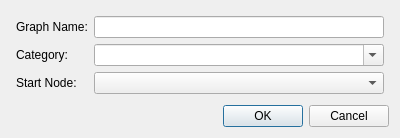
<?xml version="1.0" encoding="UTF-8"?>
<ui version="4.0">
 <class>Dialog</class>
 <widget class="QDialog" name="Dialog">
  <property name="geometry">
   <rect>
    <x>0</x>
    <y>0</y>
    <width>400</width>
    <height>103</height>
   </rect>
  </property>
  <property name="windowTitle">
   <string>Dialog</string>
  </property>
  <property name="modal">
   <bool>false</bool>
  </property>
  <layout class="QVBoxLayout" name="verticalLayout_2">
   <item>
    <layout class="QFormLayout" name="formLayout">
     <property name="leftMargin">
      <number>5</number>
     </property>
     <property name="topMargin">
      <number>5</number>
     </property>
     <property name="rightMargin">
      <number>5</number>
     </property>
     <property name="bottomMargin">
      <number>5</number>
     </property>
     <item row="0" column="0">
      <widget class="QLabel" name="label">
       <property name="text">
        <string>Graph Name:</string>
       </property>
      </widget>
     </item>
     <item row="1" column="0">
      <widget class="QLabel" name="label_2">
       <property name="text">
        <string>Category:</string>
       </property>
      </widget>
     </item>
     <item row="0" column="1">
      <widget class="QLineEdit" name="graphNameLineEdit"/>
     </item>
     <item row="1" column="1">
      <widget class="QComboBox" name="categoryComboBox">
       <property name="editable">
        <bool>true</bool>
       </property>
      </widget>
     </item>
     <item row="2" column="0">
      <widget class="QLabel" name="label_3">
       <property name="text">
        <string>Start Node:</string>
       </property>
      </widget>
     </item>
     <item row="2" column="1">
      <widget class="QComboBox" name="startNodeComboBox"/>
     </item>
    </layout>
   </item>
   <item>
    <widget class="QDialogButtonBox" name="buttonBox">
     <property name="orientation">
      <enum>Qt::Horizontal</enum>
     </property>
     <property name="standardButtons">
      <set>QDialogButtonBox::Cancel|QDialogButtonBox::Ok</set>
     </property>
    </widget>
   </item>
  </layout>
 </widget>
 <resources/>
 <connections>
  <connection>
   <sender>buttonBox</sender>
   <signal>accepted()</signal>
   <receiver>Dialog</receiver>
   <slot>accept()</slot>
   <hints>
    <hint type="sourcelabel">
     <x>248</x>
     <y>254</y>
    </hint>
    <hint type="destinationlabel">
     <x>157</x>
     <y>274</y>
    </hint>
   </hints>
  </connection>
  <connection>
   <sender>buttonBox</sender>
   <signal>rejected()</signal>
   <receiver>Dialog</receiver>
   <slot>reject()</slot>
   <hints>
    <hint type="sourcelabel">
     <x>316</x>
     <y>260</y>
    </hint>
    <hint type="destinationlabel">
     <x>286</x>
     <y>274</y>
    </hint>
   </hints>
  </connection>
 </connections>
</ui>
